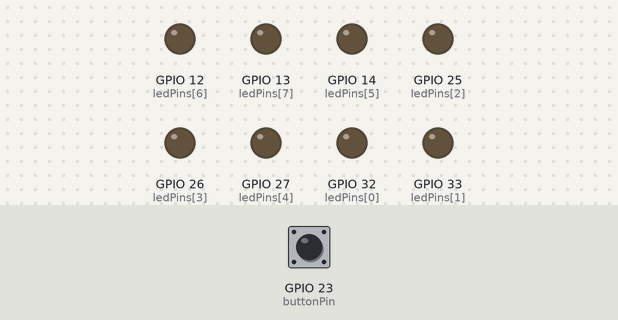
The sketch below on a simulated ESP32. On the bench: output pins drawn as LEDs (lit = HIGH). The test bench sets the inputs (shaded band); at power-on: GPIO 23 (buttonPin) LOW.

Above: at 1.2 s.
1.3 s: GPIO 23 (buttonPin) pulled HIGH for 1 s
At 3.1 s:
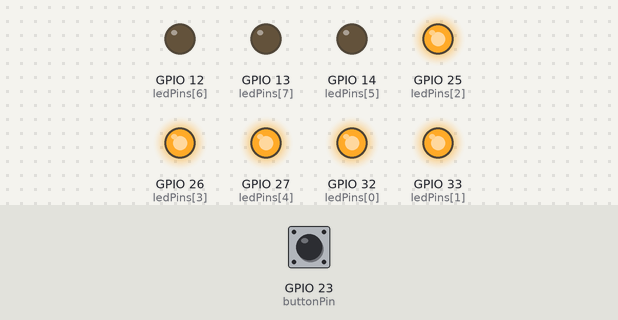
3.8 s: GPIO 23 (buttonPin) pulled HIGH for 0.15 s
At 4.4 s:
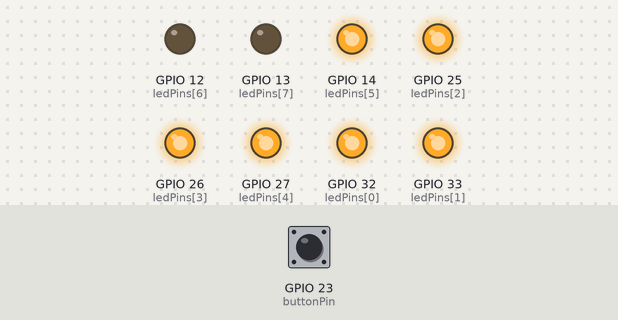
5.4 s: GPIO 23 (buttonPin) pulled HIGH for 0.15 s
At 6.6 s:
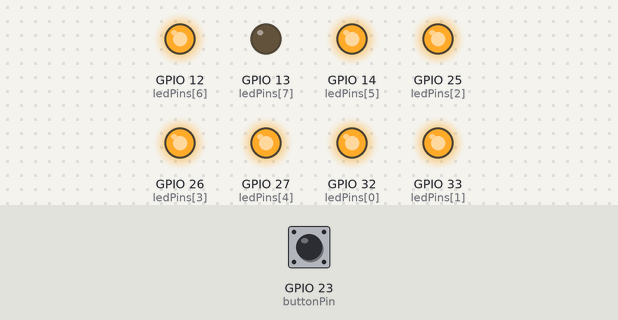
7.0 s: GPIO 23 (buttonPin) pulled HIGH for 3.2 s
At 7.2 s:
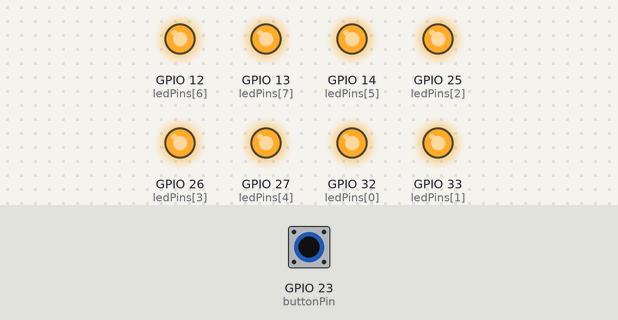
Timing chart, 0 to 11.5 s (numbered marks = the images above; inputs shaded):
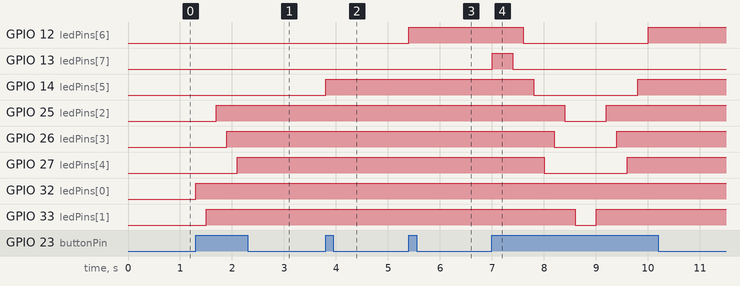

The sketch:

1111.ino
```cpp
const int ledCount = 8;    // the number of LEDs in the bar graph
int num=0;
int i=1;
int ledPins[] = {
 32,33,25,26,27,14,12,13
};
int buttonPin=23;
int buttonState=1;
// an array of pin numbers to which LEDs are attached
void setup() {
  // loop over the pin array and set them all to output:
  for (int thisLed = 0; thisLed < ledCount; thisLed++) {
    pinMode(ledPins[thisLed], OUTPUT);
  }
  pinMode(buttonPin, INPUT);
  digitalWrite(buttonPin,HIGH);
}

void loop() {
  buttonState = digitalRead(buttonPin);

  // put your main code here, to run repeatedly:
  if(i==1){
    if (buttonState == HIGH) {
    // turn LED on:
    digitalWrite(ledPins[num], HIGH);
    num++;
    delay(200);
    if(num==8)i++;
    }
  }
    else{
      if (buttonState == HIGH) {
    // turn LED on:
       digitalWrite(ledPins[num], LOW);
       num--;
      delay(200);
       if(num==0)i-- ;
  }
    }
  }
```

Measured:
- after the input at 1.3 s, GPIO 25 (ledPins[2]): LOW → HIGH after 0.40 s; GPIO 26 (ledPins[3]): LOW → HIGH after 0.60 s; GPIO 27 (ledPins[4]): LOW → HIGH after 0.80 s; GPIO 32 (ledPins[0]): LOW → HIGH at once; GPIO 33 (ledPins[1]): LOW → HIGH after 0.20 s
- after the input at 3.8 s, GPIO 14 (ledPins[5]): LOW → HIGH at once
- after the input at 5.4 s, GPIO 12 (ledPins[6]): LOW → HIGH at once
- after the input at 7.0 s, GPIO 12 (ledPins[6]): HIGH → LOW after 0.60 s, → HIGH 2.4 s later; GPIO 13 (ledPins[7]): LOW → HIGH at once, → LOW 0.40 s later; GPIO 14 (ledPins[5]): HIGH → LOW after 0.80 s, → HIGH 2.0 s later; GPIO 25 (ledPins[2]): HIGH → LOW after 1.4 s, → HIGH 0.80 s later; GPIO 26 (ledPins[3]): HIGH → LOW after 1.2 s, → HIGH 1.2 s later
